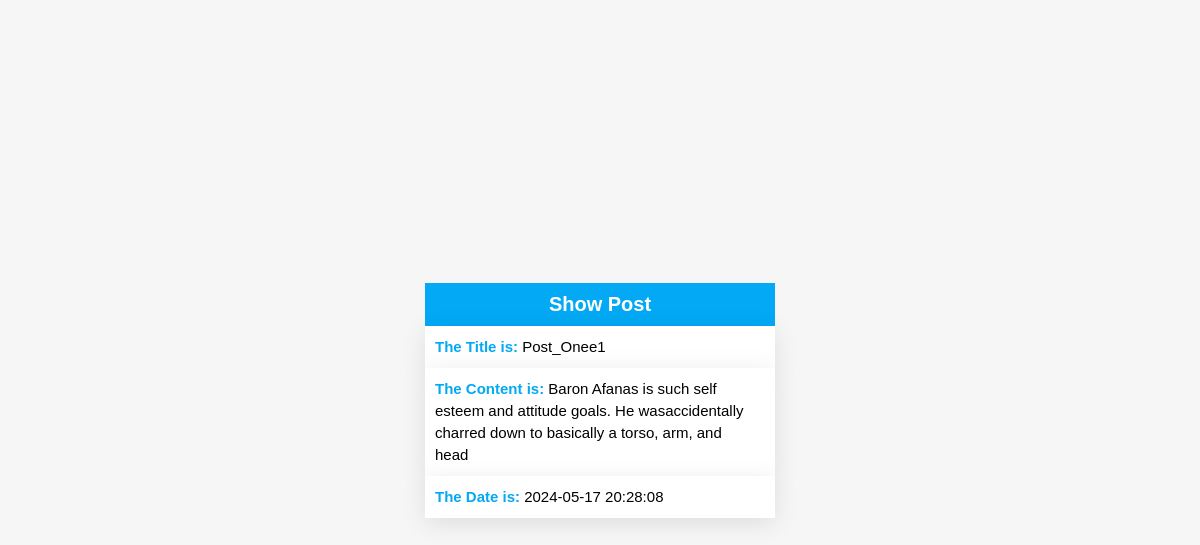
/show.php?id=1, run on the app's committed database.
### tables this page shows
CREATE TABLE `posts` (
  `id` int(11) NOT NULL,
  `title` varchar(30) DEFAULT NULL,
  `content` text DEFAULT NULL,
  `created_at` timestamp NOT NULL DEFAULT current_timestamp() ON UPDATE current_timestamp()
);

### show.php (the view, shortened to what this page needs)
<!DOCTYPE html>
<html lang="en">
<head>
</head>
<body>
        <?php
        $pdo = new pdo("mysql:host=localhost;dbname=blogdb", "root", "");
        $status=false;
        if(isset($_GET['id'])){
            $id = $_GET['id'];
            $status=true;
            $data = $pdo->query("select * from posts where id='$id'");
            $row = $data->fetch(pdo::FETCH_ASSOC);
        }
    ?>
    <?php
    if($status){
        ?>
        <div class="box">
        <h2>Show Post</h2>
        <ul>
        <li><span><strong>The Title is: </strong><?php echo $row['title'] ?></span></li>
        <li><span><strong>The Content is: </strong><?php echo $row['content']?></h3></span></li>
        <li><span><strong>The Date is: </strong><?php echo $row['created_at']?></h3></span></li>
    </ul>
    </div>
</body>
<?php
    }
else{
    echo "invalid request";
}
?>
</html>

### show.php (style rules this page uses)
* { margin: 0; padding: 0; box-sizing: border-box; font-family: sans-serif; }
body { display: flex; justify-content: center; align-items: center; min-height: 100vh; background-color: #f6f6f6; }
.box { width: 350px; }
.box h2 { color: #fff; background: #03a9f4; padding: 10px 20px; font-size: 20px; font-weight: 700; text-align: center; }
.box ul { position: relative; background: #fff; }
.box ul li { list-style: none; padding: 10px; width: 100%; background-color: #fff; box-shadow: 0 5px 25px rgba(0, 0,0,.1); transition:transform 0.5s; }
.box ul li span { margin-right:10px ; font-size: 15px; border-radius: 50%; line-height: 22px; width: 20px; height: 20px; }
strong { color: #03a9f4; }

### data on the page
posts: title "Post_Onee1", content "Baron Afanas is such self esteem and attitude goals. He wasaccidentally charred down to basically a torso, arm, and head", created_at "2024-05-17 20:28:08"
